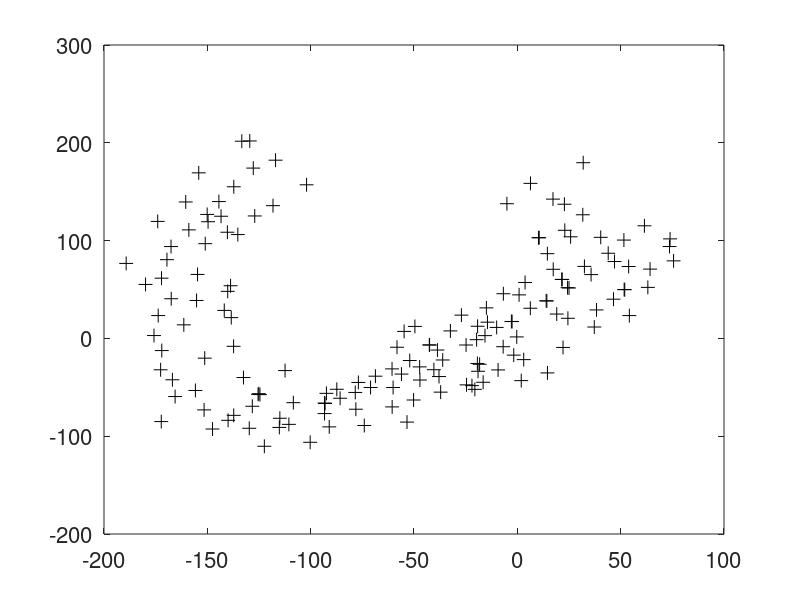

Source code (MATLAB): (Note: this script raises an error after producing the figure.)
clear;
close all;
clc;
%%

%round = 1;

% noise settings
sigma_x = 0.03;
sigma_y = 0.03;
sigma_theta = 0.02;
sigma_r = 0.04;
sigma_beta = 0.04;

sigma_x0 = 0.01;
sigma_y0 = 0.01;
sigma_theta0 = 0.02;

% cov_init = diag([0.02, 0.001, 0.001]);
cov_init = diag([sigma_theta0^2, sigma_x0^2, sigma_y0^2]);
cov_u = diag([sigma_theta^2, sigma_x^2, sigma_y^2]);
cov_z = diag([sigma_r^2, sigma_beta^2]);
save data_NLS cov_u cov_z

step = 600;     % number of total steps (error if larger than 500)
x0 = [0; 0; 0]; % initial pose
u = [];
range = 30;     % sensor range
head = 0;

resultId = 0;   % name for outputfile
mode = 3;       % 1 is EKF, 2 is NLS, 3 is IEKF
op_2 = 1;       % 1 is NLSI, 2 is NLSlb
op = 8;         % get u options

noise = 3;      % 1 random, 2 zero, 3 load
sl = 0;         % for file writing
sl2 = 1;        % for file wrting
record = 1;     % for video recording
fi = 1;         % video frame

wk = 0.5;       % weight of the number of the observed (adjust upper/lower bound)
wn = 1;         % weight of the number of the observed (adjust upper/lower bound)
c = 5;          % upper/lower bound offset constant
range_goal = 100; % acceptable returnning distance for improving localization

if noise == 3
    load V V
    load W W
end

load map1 L0 obstacle

% Le0 = [0 0 0 100 100 100 100 0];
%Le0 = [0 0 0 20 20 20 20 0];
Le0 = [-200 -120 -200 220 100 220 100 -120]; % environment area vertices

% creat a list of uniformly distributed exploration points (Le)
space = 10;     % space between neighboring points
[X,Y] = meshgrid(linspace(Le0(1),Le0(5),space),linspace(Le0(2),Le0(4),space));
X = reshape(X,[],1);
Y = reshape(Y,[],1);
Le = [];
for i = 1:length(X)
    Le = [Le X(i) Y(i)];
end

Le = [25 50 55 75 22 130 55 75 -93 -77 -125 -55 -150 -20 -170 80 -127 175];
%Le = exploration2();
%Le = L0;
k0 = length(L0)/2; % number of initial goal point
count = 0;

J = [0 -1; 1 0]; % related to rotational constant

save SLAM_2D_data k0 step cov_u cov_z J obstacle range

% plot landmarks
f = figure(mode);
for i = 1:k0
    h_gl = plot(L0(2*i-1), L0(2*i), '+black','MarkerSize',10);
    hold on;
end
% axis([0 120 -20 120]);
% axis([-5 25 -5 25]);
set(gca,'FontSize',16); 
for j = 1:length(obstacle)/3
    r = obstacle(3*j);
    c = obstacle(3*j - 2:3*j - 1);
    phi = [0:(pi/50):(2*pi)];
    for i = 1:101
        rect = [r*cos(phi(i)) ; r*sin(phi(i))];
        obs(:,i) = rect + c;
    end
    plot(obs(1,:), obs(2,:), '-black');
    hold on;
end

% ===== Generate initial observation data =====
z = [];     % list of observed landmark range and bearing w.r.t robot
L = [];     % list of observed landmark in xy
index_last = []; % list of last observed landmark index
num_id = 20;    % not used
pose_act = x0;  % actual robot pose

% initalize flag for getU
% flag is goal point selecting state iindicator
if mode ~= 4
    flag = 1;
else
    flag = 0;
end

goal = [0;0]; % initial goal point

% write file
if sl == 0
    fr = fopen('data/pose.txt','w+');
%     fx = fopen('x_noise_in_pre3.txt', 'w+');
    fz = fopen('data/obs.txt','w+');
%     fz0 = fopen('obs_no_noise.txt','w+');
    fid = fopen('data/id.txt', 'w+');
    fprintf(fr, '%f\t%f\t%f\n', pose_act(1),pose_act(2),pose_act(3));
end

% write file
if sl2 == 1
    if mode == 1
        str = 'EKF';
    elseif mode == 3
        str = 'IEKF';
    elseif mode == 2 && op_2 == 1
        str = 'NLSI';
    elseif mode == 2 && op_2 == 2
        str = 'NLSlb';
    elseif mode == 4
        str = 'NLSall';
    end
    if op == 1
        str_op = 'pre_';
    elseif op == 4 || op == 8
        str_op = '';
    end
    fer = fopen(['result/rand_' str_op str '_er_' num2str(resultId) '.txt'], 'w+');
    fef = fopen(['result/rand_' str_op str '_ef_' num2str(resultId) '.txt'], 'w+');
    ftp = fopen(['result/rand_' str_op str '_tp_' num2str(resultId) '.txt'], 'w+');
    ftu = fopen(['result/rand_' str_op str '_tu_' num2str(resultId) '.txt'], 'w+');
    
    fp = fopen(['result/rand_' str_op str '_p_' num2str(resultId) '.txt'], 'w+');
    fxa = fopen(['result/rand_' str_op str '_xa_' num2str(resultId) '.txt'], 'w+');
    fxr = fopen(['result/rand_' str_op str '_xr_' num2str(resultId) '.txt'], 'w+');
    fxf = fopen(['result/rand_' str_op str '_xf_' num2str(resultId) '.txt'], 'w+');
    fxls = fopen(['result/rand_' str_op str '_xls_' num2str(resultId) '.txt'], 'w+');
    
    fprintf(fxa, '%f\t%f\t%f\n', pose_act(1),pose_act(2),pose_act(3));
    fprintf(fxr, '%f\t%f\t%f\n', x0(1),x0(2),x0(3));
end

% video recording
if record == 1
    video = VideoWriter(['video/' str_op str num2str(resultId) '.avi']);
    open(video);
end

% plot setting
if mode == 1 || mode == 3
    setting_r = '--b';
    setting_f = 'xr';
    setting_ur = 'b';
    setting_uf = '.r';
else
    setting_r = '--b';
    setting_f = 'xr';
    setting_ur = 'b';
    setting_uf = '.r';
end

index = []; % not used same as last index 

% detect landmarks in the sensor range
for j = 1:k0
    delta_x = L0(2*j-1) - x0(2);
    delta_y = L0(2*j) - x0(3);
    delta = [delta_x; delta_y];
    theta = x0(1);
    rot = [cos(theta), -sin(theta); sin(theta), cos(theta)];
    y = rot' * delta;
    q = y' * y;
    if sqrt(q) <= range
        if noise == 1
            V(:, 1) = [normrnd(0, sigma_r); normrnd(0, sigma_beta)];
            if V(1, 1) > 2*sigma_r
                V(1, 1) = 2*sigma_r;
            elseif V(1, 1) < -2*sigma_r
                V(1, 1) = -2*sigma_r;
            end
            if V(2, 1) > 2*sigma_beta
                V(2, 1) = 2*sigma_beta;
            elseif V(2, 1) < -2*sigma_beta
                V(2, 1) = -2*sigma_beta;
            end
        elseif noise == 2
            V = [0;0];
        end

        zj = [sqrt(q);
            wrapToPi(atan2(y(2),y(1)))] + V(:, 1);
        z = [z; zj];
        index_last = [index_last; j];
        index = [index; j];
        L = [L L0(2*j-1:2*j)];
        if sl == 0
            fprintf(fz, '%f\t', zj);
            fprintf(fid, '%f\t', j);
        end
    end
end

vid = 1;    % sensor noise index

% write file
if sl == 0
    fprintf(fz, '\n');
    fprintf(fid, '\n');
end

k_init = length(index_last);    % number of initially detected landmark
k = k_init;                     % number of detected landmark

% ===== Calculate initial landmark vector =====
landmark = zeros(2*k,1);    % initialize detected landmark xy position
cov_landmark = zeros(2*k);  % initialize landmark covariance

Lg = zeros(1+k, 1+k);
Lt = 0;

% landmark position estimation (EKF/RIEKF)
for i = 1:2:2*k
   Cos = cos(x0(1) + z(i+1));
   Sin = sin(x0(1) + z(i+1));
   % Jacobian of landmark
   jacobian_landmark = [Cos -z(i)*Sin;
                        Sin z(i)*Cos];
   jr = [-z(i)*Sin 1 0;
          z(i)*Cos 0 1];
   if mode == 3
       jr(:,1) = [0;0];
   end

   Q = jacobian_landmark * cov_z * jacobian_landmark' + jr * cov_init * jr';
   cov_landmark(i:i+1,i:i+1) = Q;
   
    x_lm = x0(2) + z(i) * cos(x0(1) + z(i+1));
    y_lm = x0(3) + z(i) * sin(x0(1) + z(i+1));
    landmark(i) = x_lm;
    landmark(i+1) = y_lm;

    Agi = zeros(1 + k, 1);
    Agi(1) = -1;
    Agi(1 + (i+1)/2) = 1;
    Lg = Lg + Agi * Q(1)^(-1) * Agi';
end

er_EKF = 0;     % weighted error of robot pose
er2 = 0;
ef_EKF = 0;     % weighted error of landmark
    
%%
k = k_init;     % number of detected landmark

% add noise to robot pose 
if noise == 1
    W(:, 1) = [normrnd(0, sigma_theta0); normrnd(0, sigma_x0); normrnd(0, sigma_y0)];
    if W(1, 1) > 2 * sigma_theta0
        W(1, 1) = 2 * sigma_theta0;
    elseif W(1, 1) < -2 * sigma_theta0
        W(1, 1) = -2 * sigma_theta0;
    end
    if W(2, 1) > 2 * sigma_x0
        W(2, 1) = 2 * sigma_x0;
    elseif W(2, 1) < -2 * sigma_x0
        W(2, 1) = -2 * sigma_x0;
    end
    if W(3, 1) > 2 * sigma_y0
        W(3, 1) = 2 * sigma_y0;
    elseif W(3, 1) < -2 * sigma_y0
        W(3, 1) = -2 * sigma_y0;
    end
elseif noise == 2
    W = [0 0 0]';
end

x = [x0+W(:, 1); landmark];     % State vector with noise
%     P = [zeros(3,3) zeros(3, 2*k);
%         zeros(2*k, 3) cov_landmark];
P = [cov_init zeros(3, 2*k);    
    zeros(2*k, 3) cov_landmark];% State convariance
P_last = P;     % Last state convariance
xrs = x(1:3);   % robot state



% plot initial information
ellipse = 41;   % number of point for sigma contour
% make_plane(x(2:3), x(1), 0.75, 'b');
hgoal = plot(0, 0, 'b.', 'MarkerSize',20);
hgr = plot(pose_act(2, 1), pose_act(3, 1), 'k-', 'MarkerSize',20);
hr = plot(xrs(2, 1), xrs(3, 1), setting_r, 'MarkerSize',20);
ur = GetCov(P(1:2, 1:2), x(2), x(3));
hre = plot(ur(1, :), ur(2, :), setting_ur, 'MarkerSize',20);
hf = plot(x(4:2:end), x(5:2:end), setting_f, 'MarkerSize',20);
hfe = plot(0, 0, setting_uf, 'MarkerSize',0.5);
kc = length(x(4:end))/2;
uf = zeros(2, ellipse*k);
for j = 1:kc
    ufj = GetCov(P(3 + 2*j-1:3 + 2*j, 3 + 2*j-1:3 + 2*j), x(3 + 2*j - 1), x(3 + 2*j));
    uf(:, ellipse*(j - 1) + 1:ellipse * j) = ufj;
end
    set(hfe, 'XData', uf(1,:), 'YData', uf(2, :));

% video recording 
if record == 1
    Frame(fi) = getframe(f);
    writeVideo(video, Frame(fi));
    fi = fi + 1;
end

% ---------------
% for NLS
if mode == 2 || mode == 4
    X_LS = x;
    xr = x(1:3);
    xf = x(4:end);
    step_c = 1;
    I = P^(-1);
%         I = [diag([inf inf inf]) zeros(3, 2*k);
%         zeros(2*k, 3) diag(ones(1, 2*k)*cov_z(1))^(-1)];
%         I
    g =  zeros(3 + 2*k,1);
    save data_NLS I g Lg Lt Q step_c op_2 '-append'
end
% ---------------

ku = k; % number of detected landmarks
save paraU flag goal wk wn c range_goal ku
b = 0;  % for NLS

% =========== main ==============
for i = 1:step-1
%         pause(0.5);
    save SLAM_2D_data mode x P '-append'
    index = [];
    j_delet = 0;    % initialize index of goal point that need to be deleted
%         if length(Le) == 0
%             Le = [0 0];
%         end

    % scan all the goal points, delete if it is in the robot sensor range
    for j = 1:length(Le)/2
        delta = x(2:3) - Le(2*j - 1:2*j)';
        d = real(sqrt(delta' * delta));
        if d < range 
            j_delet = j;
        end
    end
    if j_delet ~= 0
        Le(2*j_delet - 1:2*j_delet) = [];
    end

    % get the control input
    tic
    if norm(x(2:3) - [Le(1),Le(2)]') < 20
        Le(1:2) = [];
    end
   

    u = getU(op, step, range, Le, k, i, x, P_last, P, u, hgoal);
    toc;
    tp = toc;

    % ----- generate ground truth -----
    % W = [normrnd(0, sigma_theta); normrnd(0, sigma_x); normrnd(0, sigma_y)];
    W1 = [0; 0; 0];
    theta = pose_act(1, i);
    rot = [cos(theta), -sin(theta); sin(theta), cos(theta)];
    motion_actual = [u(1, i) + W1(1);
                    rot * (u(2:3, i) + W1(2:3))];
    pose_act(:, i+1) = pose_act(:,i) + motion_actual;
    % -------------------------------
   
    % ===== Predict =====
    if noise == 1
            W(:, i+1) = [normrnd(0, sigma_theta); normrnd(0, sigma_x); normrnd(0, sigma_y)];
            if W(1, i+1) > 2 * sigma_theta
                W(1, i+1) = 2 * sigma_theta;
            elseif W(1, i+1) < -2 * sigma_theta
                W(1, i+1) = -2 * sigma_theta;
            end
            if W(2, i+1) > 2 * sigma_x
                W(2, i+1) = 2 * sigma_x;
            elseif W(2, i+1) < -2 * sigma_x
                W(2, i+1) = -2 * sigma_x;
            end
            if W(3, i+1) > 2 * sigma_y
                W(3, i+1) = 2 * sigma_y;
            elseif W(3, i+1) < -2 * sigma_y
                W(3, i+1) = -2 * sigma_y;
            end
    elseif noise == 2
            W(:, i+1) = [0; 0; 0];
    end

    theta = x(1);   % robot orientation
    rot = [cos(theta), -sin(theta); sin(theta), cos(theta)];
    motion = [u(1, i) + W(1, i+1);rot * (u(2:3, i) + W(2:3, i+1));
                 zeros(2*k,1)];
    x_pre = x + motion;
    x_next = x_pre;
%       plot(x_pre(2), x_pre(3), 'xm');

    if mode == 1        % EKF
        % Jacobian of predict model
        F_x = [1 0 0;
               rot * J * u(2:3, i), diag([1 1])];
        F = [F_x zeros(3, 2*k);
            zeros(2*k, 3) eye(2*k)];

        G = [1 zeros(1, 2*k+2);
            zeros(2, 1) rot zeros(2, 2*k);
            zeros(2*k, 2*k+3)];

        R = [cov_u zeros(3,2*k); zeros(2*k,2*k+3)];
        P_pre = F * P * F' + G * R * G';
        P_next = P_pre;
    elseif mode == 3        % IEKF
        F = diag(ones(1, 2*k+3));
        G1 = 1;
        for n = 1:2:2*k+1
            G1 = [G1; -J*x(1+n:1+n+1)];
        end
        G = [G1, [zeros(1, 2*k+2); 
                    rot zeros(2, 2*k);
                    zeros(2*k, 2*k+2)]];
        R = [cov_u zeros(3,2*k); zeros(2*k,2*k+3)];
        P_pre = F * P * F' + G * R * G';
        P_next = P_pre;
    end

    z = []; % list of observed landmark range and bearing w.r.t robot
    tic
    for j = 1:k0
        % ----- generate observation ----
        delta_x = L0(2*j - 1) - pose_act(2, i+1);
        delta_y = L0(2*j) - pose_act(3, i+1);
        delta = [delta_x; delta_y];
        theta = pose_act(1, i+1);
        rot = [cos(theta), -sin(theta); sin(theta), cos(theta)];
        y = rot' * delta;
        q = y' * y;
        zj = [sqrt(q);
              wrapToPi(atan2(y(2),y(1)))];

        % add sensor noise to the observations
        if zj(1) <= range && zj(1) >= 0.1
            vid = vid + 1;
            if noise == 1
                V(:, vid) = [normrnd(0, sigma_r); normrnd(0, sigma_beta)];
                if V(1, vid) > 2*sigma_r
                    V(1, vid) = 2*sigma_r;
                elseif V(1, vid) < -2*sigma_r
                    V(1, vid) = -2*sigma_r;
                end
                if V(2, vid) > 2*sigma_beta
                    V(2, vid) = 2*sigma_beta;
                elseif V(2, vid) < -2*sigma_beta
                    V(2, vid) = -2*sigma_beta;
                end
            elseif noise == 2
                V(:, vid) = [0; 0];
            end
            zj = zj + V(:, vid);
            z = [z; zj];    % add landmarks to observation list
            
            % write observation to file
            if sl == 0
                fprintf(fz, '%f\t', zj);
                %fprintf(fz0, '%f\t', zj0);
                fprintf(fid, '%f\t', j);
            end
%                     index_recent = [index_recent; j];
%                     if length(index_recent) > num_id
%                         index_recent = index_recent(2:end);
%                     end
            
            if ismember(j, index_last)
                if mode == 1 || mode == 3
                    id = find(index_last == j);
                    delta_x = x_next(3 + 2*id-1) - x_next(2);
                    delta_y = x_next(3 + 2*id) - x_next(3);
                    delta = [delta_x; delta_y];
                    theta = x_next(1);
                    rot = [cos(theta), -sin(theta); sin(theta), cos(theta)];
                    y = rot' * delta;
                    q = y' * y;
                    z_est = [sqrt(q);
                        wrapToPi(atan2(y(2),y(1)))];

                    dz = zj - z_est;
                    dz(2) = rem(dz(2),2*pi);
                    if rem(dz(2),2*pi) > pi
                        dz(2) = 2*pi - rem(dz(2),2*pi);
                    elseif rem(dz(2),2*pi) < -pi
                        dz(2) = 2*pi + rem(dz(2),2*pi);
                    else
                        dz(2) = rem(dz(2),2*pi);
                    end
%                         dz(2) = min(abs(rem(2*pi-rem(dz(2),2*pi),2*pi)), abs(rem(2*pi+rem(dz(2),2*pi),2*pi)));
%                         if abs(rem(2*pi-rem(dz(2),2*pi),2*pi)) > abs(rem(2*pi+rem(dz(2),2*pi),2*pi))
%                             dz(2) = rem(2*pi+rem(dz(2),2*pi),2*pi);
%                         else
%                             dz(2) = rem(2*pi-rem(dz(2),2*pi),2*pi);
%                         end
                    F_big = zeros(5, (2*k)+3);
                    F_big(1:3,1:3) = eye(3);
                    F_big(4:5, 3+2*id-1:3+2*id) = eye(2);

                    dh = [y(1)/sqrt(q) y(2)/sqrt(q); -y(2)/q y(1)/q];
                        Hij = [-J*rot'*delta, -rot', rot'];
                        H = dh * Hij * F_big;
                    if  mode == 1
                        S = H * P_next * H' + cov_z;
                        K = P_next * H' * inv(S);
                        P_next = P_next - K * S * K';
                        x_next = x_next + K * dz;

                        x_next(1) = rem(x_next(1),2*pi);
                        if rem(x_next(1),2*pi) > pi
                            x_next(1) = rem(x_next(1),2*pi) - 2*pi;
                        elseif rem(x_next(1),2*pi) < -pi
                            x_next(1) = 2*pi + rem(x_next(1),2*pi);
                        else
                            x_next(1) = rem(x_next(1),2*pi);
                        end
                    elseif mode == 3
                        H(:, 1) = [0;0];
                        S = H * P_next * H' + cov_z;
                        K = P_next * H' * inv(S);
                        P_next = P_next - K * S * K';

                        dx = K * dz;
                        dtheta = dx(1);
                        rot = [cos(dtheta), -sin(dtheta); sin(dtheta), cos(dtheta)];
                        B = [sin(dtheta), cos(dtheta)-1; 1-cos(dtheta), sin(dtheta)]/dtheta;
                        xf3 = x_next(1)+dtheta;
                        for n = 1:2:2*k+1
                            xf3 = [xf3; rot * x_next(1+n:2+n) + B * dx(1+n:2+n)];
                        end
                        x_next = xf3;

%                                 x_next(1) = rem(x_next(1),2*pi);
%                                 if rem(x_next(1),2*pi) > pi
%                                     x_next(1) = rem(x_next(1),2*pi) - 2*pi;
%                                 elseif rem(x_next(1),2*pi) < -pi
%                                     x_next(1) = 2*pi + rem(x_next(1),2*pi);
%                                 else
%                                     x_next(1) = rem(x_next(1),2*pi);
%                                 end
                    end
                end
            % ======== new landmark=========
            else
                if mode == 1 || mode == 3
                    xlj = [x_next(2)+zj(1)*cos(x_next(1)+zj(2)); x_next(3)+zj(1)*sin(x_next(1)+zj(2))];
                    x_next = [x_next; xlj];
                        Hr = [-zj(1)*sin(x_next(1)+zj(2)) 1 0; zj(1)*cos(x_next(1)+zj(2)) 0 1];
                        Hv = [cos(x_next(1)+zj(2)), -zj(1)*sin(x_next(1)+zj(2));
                            sin(x_next(1)+zj(2)), zj(1)*cos(x_next(1)+zj(2))];
                    if mode == 3
                        Hr(:, 1) = [0; 0];
                    end

                    Pf = Hr*P_next(1:3,1:3)*Hr' + Hv*cov_z*Hv';
                    Prf = Hr * P_next(1:3, :);
                    P_next = [P_next Prf';Prf Pf];

%                             cov_landmark = [cov_landmark zeros(2*k, 2);
%                                 zeros(2, 2*k) Q];

                elseif mode == 2 || mode == 4
                    xlj = [x_next(2)+zj(1)*cos(x_next(1)+zj(2)); x_next(3)+zj(1)*sin(x_next(1)+zj(2))];                    
                    X_LS = [X_LS; xlj];
                    xf = [xf; xlj];
                end
                index_last = [index_last; j];
                index = [index; j];
                k = length(index_last);
                L = [L L0(2*j-1:2*j)];
                if length(L) == length(L0) && count == 0
                    count = i;
                end
            end
            % ==================
%                     h_el = drawCovEllipse(x_next((3 + id*2 - 1):(3 + id*2)), P_next((3 + id*2 - 1):(3 + id*2), (3 + id*2 - 1):(3 + id*2)), 'g');
        end
    end

    if mode == 2 || mode == 4
        xr = [xr; x_pre(1:3)];
        if mode == 2
            if b == 0
                [X_LS, P_LS, I, b, Lg, Lt] = SLAM_NLS(i+1, k, u, index_last, X_LS, 2);
            else
                [X_LS, P_LS, I, b, Lg, Lt] = SLAM_NLS(i+1, k, u, index_last, [xr; xf], 1);
            end
            X_LS;
            step_c = i+1;
            Lg1 = Lg;
            save data_NLS I g Lg Lt step_c '-append'
            x_last = x;
            x = X_LS(3*i+1:end);
            P_last = P;
            P = P_LS(3*i-2:end, 3*i-2:end);
%                 P = P_LS(3*i+1:end, 3*i+1:end);
        elseif mode == 4
            x = [x_pre(1:3); xf];
            if i == step - 1
                [X_LS, P_LS, I, b, Lg, Lt] = SLAM_NLS(i+1, k, u, index_last, [xr; xf], 4);
                x_last = x;
                x = X_LS(3*i+1:end);
                P_last = P;
                P = P_LS(3*i-2:end, 3*i-2:end);
            end
        end
    end
    toc;
    tu = toc;

    if mode == 1 || mode == 3
        x_last = x;
        x = x_next;
        P_last = P;
        P = P_next;
    end
    xrs = [xrs x(1:3)];
    % =================

    if sl == 0
        fprintf(fr, '%f\t%f\t%f\n', x_pre(1),x_pre(2),x_pre(3)');
        fprintf(fz, '\n');
        fprintf(fid, '\n');
    end
    if sl2 == 1
        fprintf(fxa, '%f\t%f\t%f\n', pose_act(1, i+1),pose_act(2, i+1),pose_act(3, i+1));
        fprintf(fxr, '%f\t%f\t%f\n', x_next(1),x_next(2),x_next(3));
    end
    % ------- error calculation ---------
    if mode == 1 || mode == 3 || mode == 2
        dth(i+1) = min(abs(rem(2*pi-rem(x(1)-pose_act(1,i+1),2*pi),2*pi)), abs(rem(2*pi+rem(x(1)-pose_act(1,i+1),2*pi),2*pi)));
        er = [dth(i+1); x(2:3)-pose_act(2:3,i+1)];
        ef = x(4:end) - L';
%         er_EKF(i) = er' * cov_u^(-1) * er;
        er_EKF(i) = er' * P(1:3, 1:3)^(-1) * er;

        er2(i) = er' * er;
        if sl2 == 1
            fprintf(fer, '%f', er2(i));
            fprintf(fer, '\n');
        end
    end
    if sl2 == 1
    fprintf(ftp, '%f', tp);
    fprintf(ftp, '\n');
    fprintf(ftu, '%f', tu);
    fprintf(ftu, '\n');
    end
    % --------------------

    % ------ plot EKF ---------
    figure(mode)
    if mode == 1 || mode == 3 || mode == 2
%         make_plane(x(2:3), x(1), 0.75, 'b');
        set(hgr, 'XData', pose_act(2, :), 'YData', pose_act(3, :));
        set(hr, 'XData', xrs(2, :), 'YData', xrs(3, :));
        ur = GetCov(P(1:2, 1:2), x(2), x(3));
        set(hre, 'XData', ur(1, :), 'YData', ur(2, :));
        set(hf, 'XData', x(4:2:end), 'YData', x(5:2:end));
        kc = length(x(4:end))/2;
        uf = zeros(2, ellipse*kc);
        for j = 1:kc
            ufj = GetCov(P(3 + 2*j-1:3 + 2*j, 3 + 2*j-1:3 + 2*j), x(3 + 2*j - 1), x(3 + 2*j));
            uf(:, ellipse*(j - 1) + 1:ellipse * j) = ufj;
        end
            set(hfe, 'XData', uf(1,:), 'YData', uf(2, :));
        if record == 1
            Frame(fi) = getframe(f);
            writeVideo(video, Frame(fi));
            fi = fi + 1;
        end
    end
    % ---------------
%         if x(2) - pose_act(2, i+1) > 10
%             pause(2);
%         end
end
%%
if sl == 0
    fclose(fr);
    fclose(fz);
    fclose(fid);
%         fclose(fz0);
%         fclose(fx);
end

%%
% ----- plot NLS && e -----
figure(mode)
if mode == 4
    for i = 1:step
        er = X_LS(3*i-2: 3*i) - pose_act(1:3, i);
                if rem(er(1),2*pi) > pi
                    er(1) = 2*pi - rem(er(1),2*pi);
                elseif rem(er(1),2*pi) < -pi
                    er(1) = 2*pi + rem(er(1),2*pi);
                else
                    er(1) = rem(er(1),2*pi);
                end
        er2(i) = er' * er;
        if sl2 == 1
        fprintf(fer, '%f', er2(i));
        fprintf(fer, '\n');
        end
        if mod(i, 3) == 0
%             make_plane(X_LS(3*i-1:3*i), X_LS(3*i-2), 0.75, 'b');
        end
        if sl2 == 1
            fprintf(fxls, '%f\t%f\t%f\n', X_LS(3*i-2), X_LS(3*i-1), X_LS(3*i));
        end
    end
    hold on;
    if record == 1
        Frame(fi) = getframe(f);
        writeVideo(video, Frame(fi));
        fi = fi + 1;
    end
end
% for  i = 1:3:step
%     make_plane(xrs(2:3, i), xrs(1, i), 0.75, 'b');
% end

%     if mode == 1 || mode == 3 || mode == 2 || mode == 4
% %         ef_EKF = ef_EKF + (x(4:end)-L')'*cov_landmark^(-1)*(x(4:end)-L');
%         ef_EKF = ef_EKF + (x(4:end)-L')'*P(4:end,4:end)^(-1)*(x(4:end)-L');
%         ef2 = ef_EKF + (x(4:end)-L')' * (x(4:end)-L');
%     end
% ------- plot landmark -------
figure(mode)
for i = 1:k
    if mode == 1 || mode == 2 || mode == 4
        h_el = GetCov(P((3 + i*2 - 1):(3 + i*2), (3 + i*2 - 1):(3 + i*2)), x(3 + i*2 - 1), x(3 + i*2));
    else
        P_cov = [P(1, 1) zeros(1, 2);
            zeros(2, 1) P((3 + i*2 - 1):(3 + i*2), (3 + i*2 - 1):(3 + i*2))];
        h_el = IEKF_GetCov(P_cov, x(3 + i*2 - 1), x(3 + i*2));
    end
    hold on;
    h_l = plot(x(3 + 2*i -1), x(3+ 2*i), setting_f,'MarkerSize',10);
    hold on;

    ef = x((3 + i*2 - 1):(3 + i*2)) - L((i*2 - 1):(i*2))';
    ef2(i) = ef' * ef;
    id = index_last(i);
    if sl2 == 1
    fprintf(fef, '%d\t%f', id, ef2(i));
    fprintf(fef, '\n');
    fprintf(fxf, '%f\t%f\n', x(3 + 2*i -1), x(3+ 2*i));
    for j = 1:k
        fprintf(fp, '%f\t%f\t', P(3 + i*2 - 1,3 + j*2 - 1), P(3 + i*2 - 1,3 + j*2));
    end
        fprintf(fp, '\n');
    for j = 1:k
        fprintf(fp, '%f\t%f\t', P(3 + i*2,3 + j*2 - 1), P(3 + i*2,3 + j*2));
    end
        fprintf(fp, '\n');
    end
    if record == 1
        Frame(fi) = getframe(f);
        writeVideo(video, Frame(fi));
        fi = fi + 1;
    end
end
% ------ legend ------
%     fig = [h_gl h_gr h_ur h_r h_el h_l];
gl = 'Landmark (L)';
gr = 'Actual robot pose (xa)';
%     pr = 'Uncertainty of the robot pose after prediction';
ur = 'Uncertainty of the robot pose after update';
r = 'Predicted robot pose (xr)';
el = 'Uncertainty of the landmark';
l = 'Estimate of the landmark (xf)';
%     [leg_EKF, obg, p, str] = legend(fig,gl,gr,ur,r,el,l);
%     axis([-2 16 -1 16]);
%     leg_NLS = copyobj([leg_EKF, gca], gcf);
e_EKF = sum(er_EKF) + sum(ef_EKF);
ef_total = sum(ef2)
er_total = sum(er2);
trace_P = trace(P);
num = (length(L0) - length(L))/2
%NEES;
% end

% er_total
% ef_total
% e_EKF
% trace_P
% num
% count
if sl2 == 1
    fclose(fer);
    fclose(fef);
    fclose(ftp);
    fclose(ftu);
    fclose(fp);
    fclose(fxa);
    fclose(fxr);
    fclose(fxf);
    fclose(fxls);
end
if record == 1
    close(video);
end

